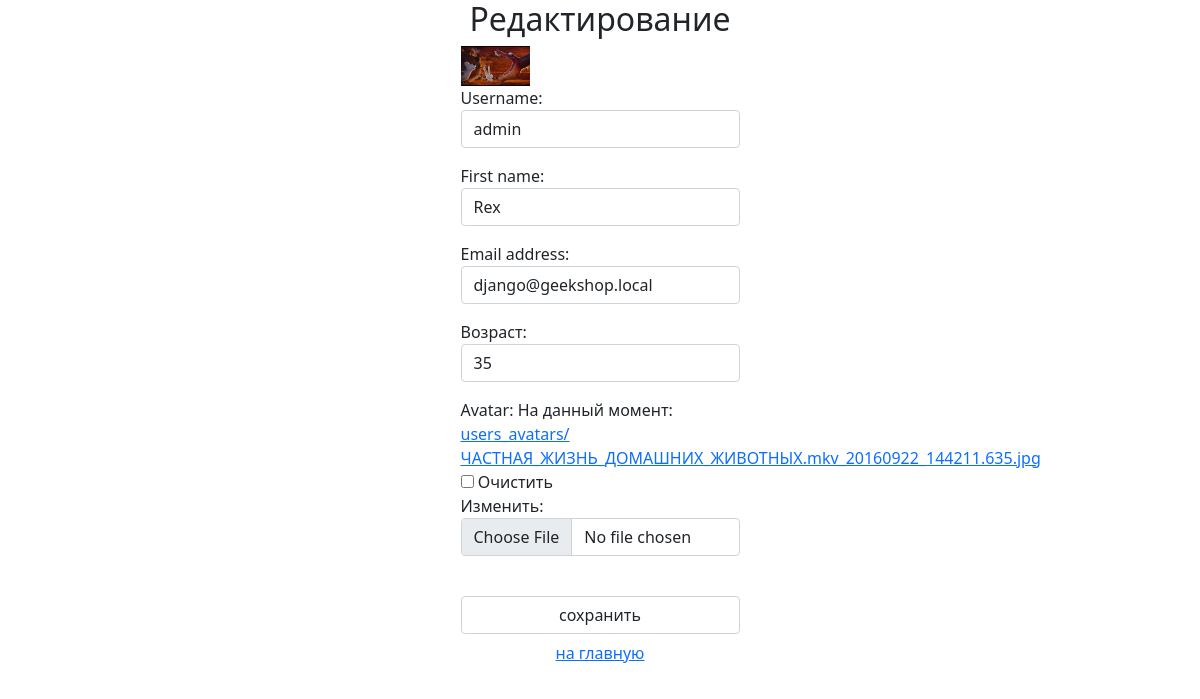
The app's page /auth/edit/ (signed in), older data.
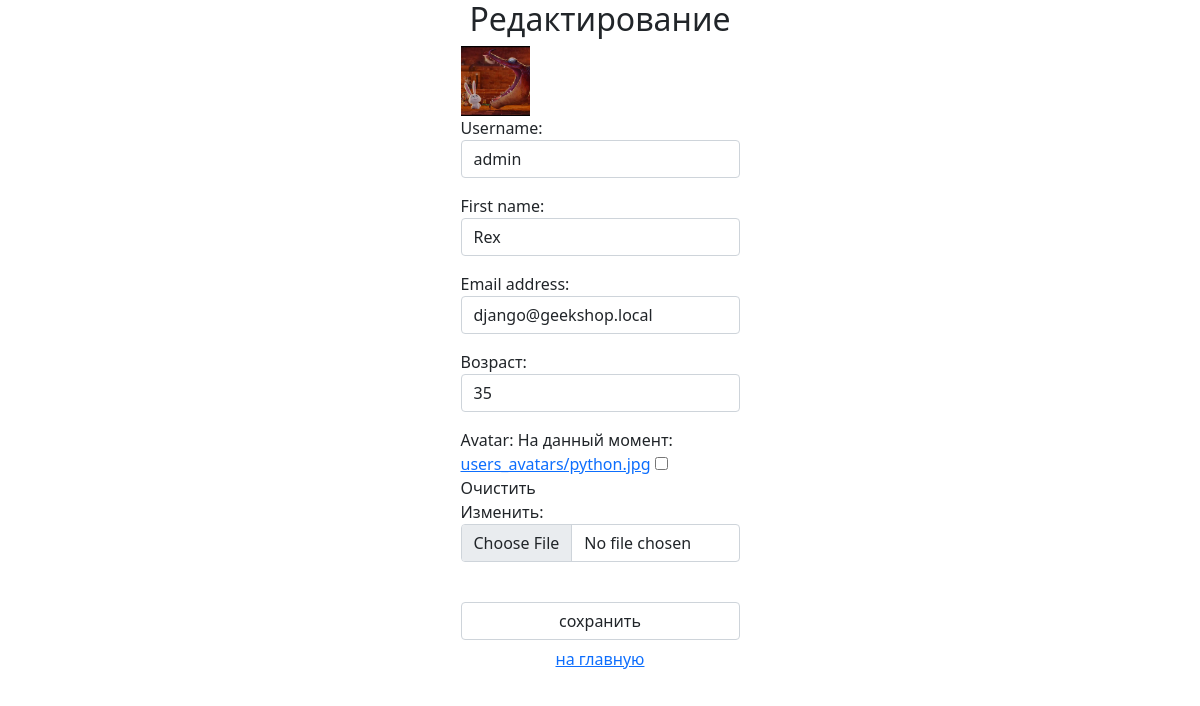
The same page, newer data.
### authapp/models.py (models this page shows)
class ShopUser(AbstractUser):
    avatar = models.ImageField(upload_to='users_avatars', blank=True)
    age = models.PositiveIntegerField(verbose_name='возраст')

### authapp/views.py (the view)
# urls.py: path('edit/', authapp.edit, name='edit'),
def edit(request):
    title = 'редактирование'
    if request.method == 'POST':
        edit_form = ShopUserEditForm(request.POST, request.FILES, instance=request.user)
        if edit_form.is_valid():
            edit_form.save()
            return HttpResponseRedirect(reverse('auth:edit'))
    else:
        edit_form = ShopUserEditForm(instance=request.user)
    content = {'title': title, 'edit_form': edit_form}
    return render(request, 'authapp/edit.html', content)

### authapp/forms.py (shortened to what this page needs)
class ShopUserEditForm(UserChangeForm):
    class Meta:
        model = ShopUser
        fields = ('username', 'first_name', 'email', 'age', 'avatar', 'password')
    def __init__(self, *args, **kwargs):
        super().__init__(*args, **kwargs)
        for field_name, field in self.fields.items():
            field.widget.attrs['class'] = 'form-control'
            field.help_text = ''
            if field_name == 'password':
                field.widget = forms.HiddenInput()

### authapp/templates/authapp/edit.html (shortened to what this page needs)
{% extends 'authapp/base.html' %}
{% load static %}
{% block content %}
    <div class="h2 text-center head ">
    </div>
    <div class="user_avatar">
        <img src="/media/{{ user.avatar|default:"avatar.png" }}" class="w-25">
    </div>
    <form class="form-horizontal" action="{% url 'auth:edit' %}" method="post" enctype="multipart/form-data">
        {{ edit_form.as_p }}
        <br>
        <input class="form-control" type="submit" value="сохранить">
    </form>
    <button class="btn btn-round form-control last">
        <a href="{% url 'index' %}" class="">
            на главную
        </a>
    </button>
{% endblock %}

Row changes from the older to the newer data that the page shows:
changed ShopUser "admin": avatar: a different picture
Text that changed along with them:
text no longer shown: "Username: First name: Email address: Возраст: Avatar: На данный момент: users_avatars/ЧАСТНАЯ_ЖИЗНЬ_ДОМАШНИХ_ЖИВОТНЫХ.mkv_20160922_144211.635.jpg Очистить Изменить:"
text now shown: "Username: First name: Email address: Возраст: Avatar: На данный момент: users_avatars/python.jpg Очистить Изменить:"
